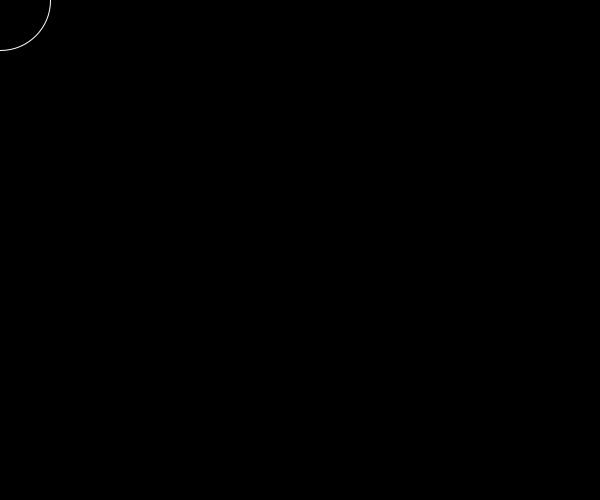
Frame 1 (no input)
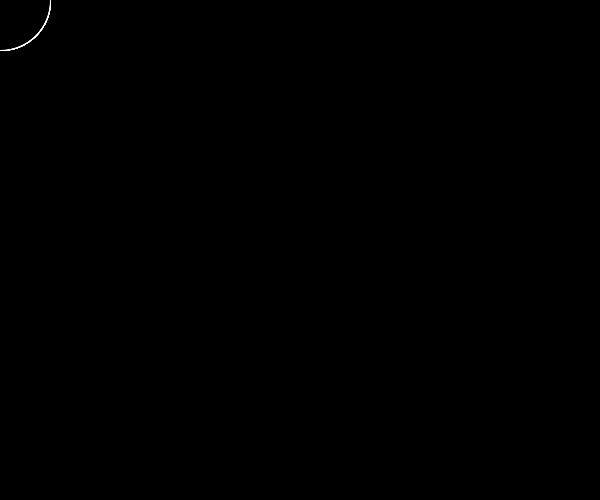
Frame 60 (the mouse pressed at the canvas centre just before this capture)
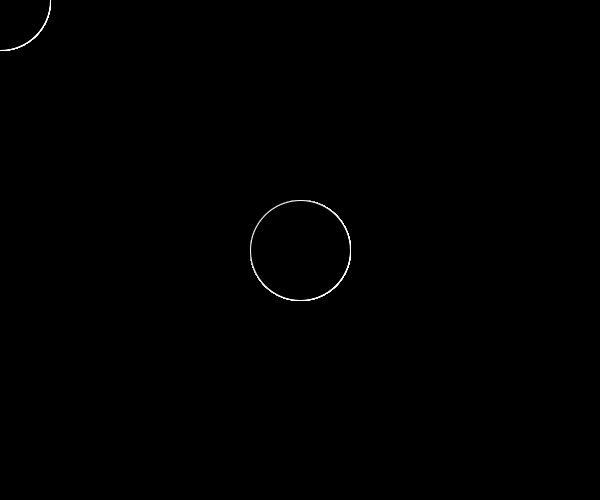
Frame 120 (the mouse held since frame 60 and released just before this capture)

The Processing sketch that drew these frames (run headless with seeded random() and noise(); from frame 60 on, the mouse is pressed at the canvas centre):

// Processing sketch: week04_8
// ── week04_8.pde
//week04-7
void setup(){
  size(600,500);
background(0);
stroke(255);
fill(0);
}
void draw(){
  ellipse(mouseX, mouseY,100,100);
}
